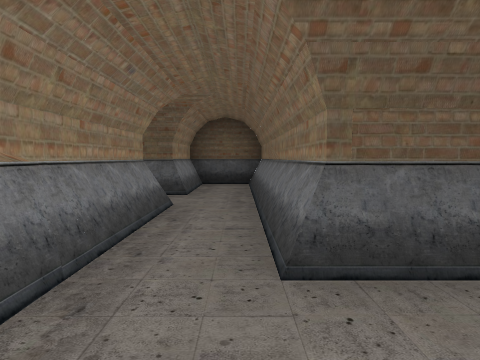
[1] (above)

24 first-person views from a walk through a level from a Godot 3-D game. The camera is 1.4 m above the floor, tilts 4° down and sees 75° across. The floor is counted in squares, 2 m on a side. Each view is taken from the middle of a square. On the plan, view 1 faces up. The plan holds only what a view shows up to about 10 squares ahead; the rest is blank. Characters and animated objects are not drawn.

[2]
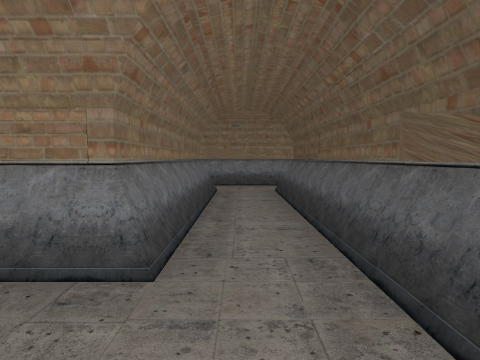

[3]
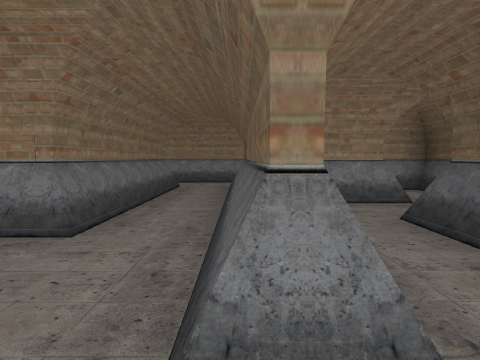

[4]
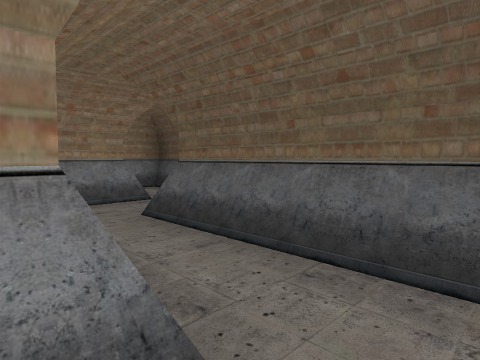

[5]
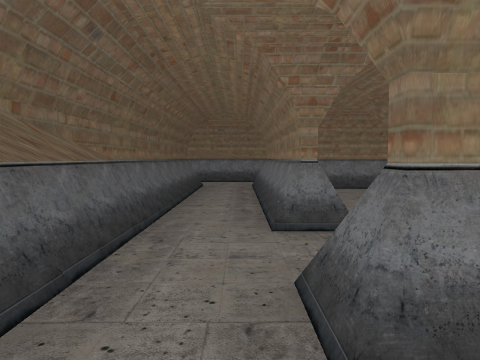

[6]
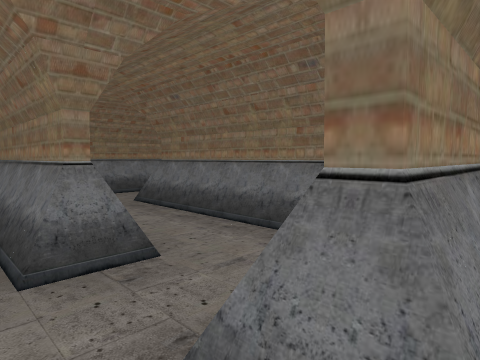

[7]
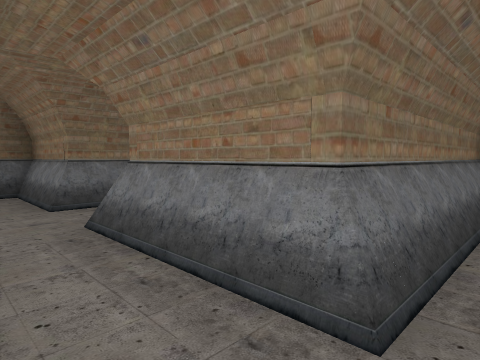

[8]
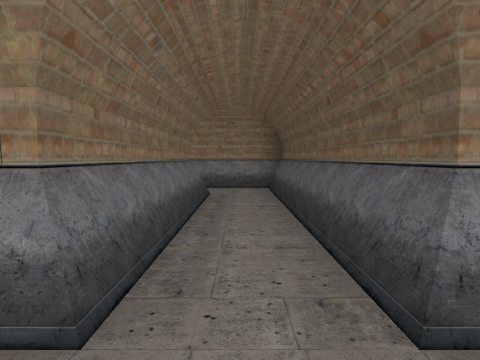

[9]
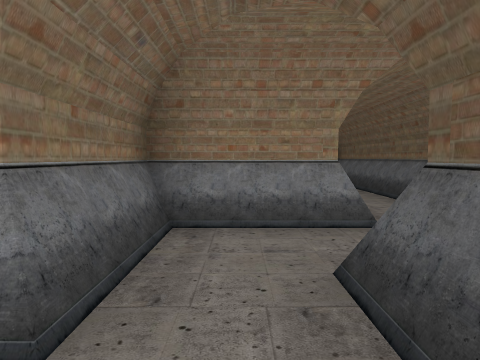

[10]
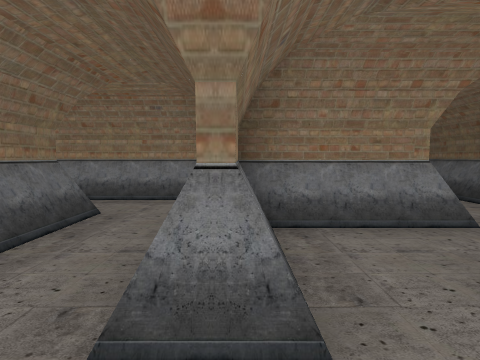

[11]
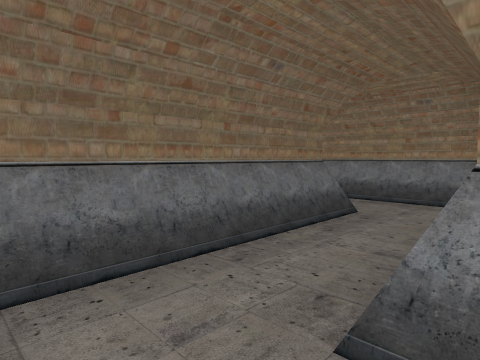

[12]
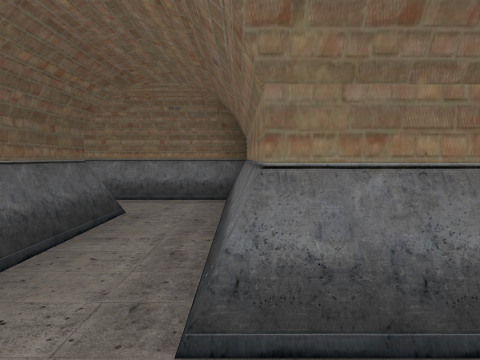

[13]
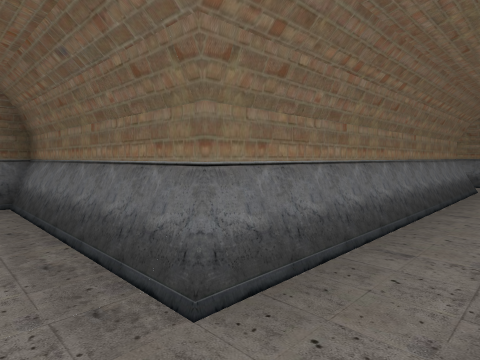

[14]
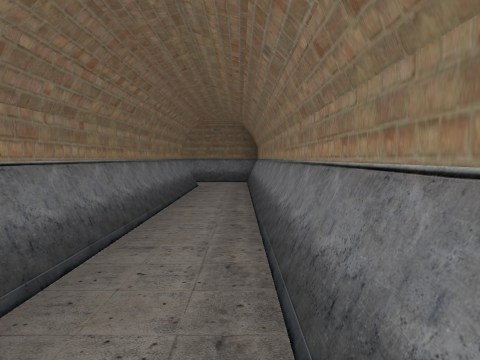

[15]
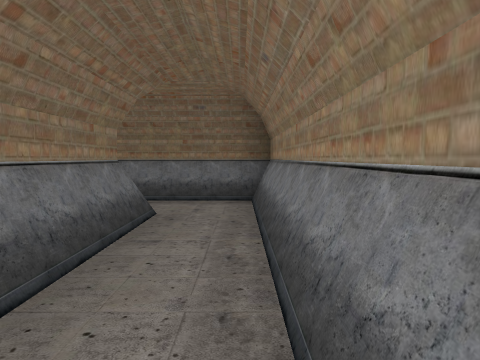

[16]
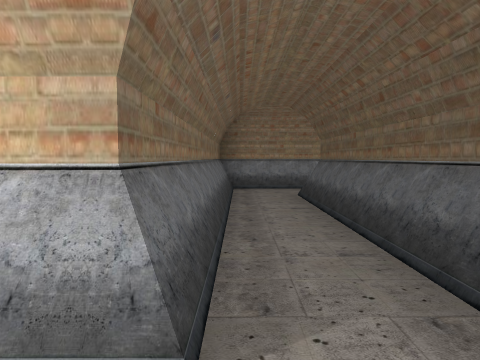

[17]
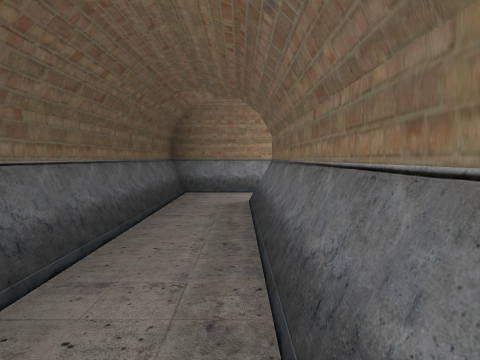

[18]
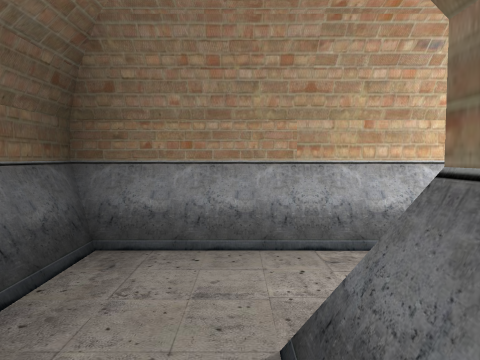

[19]
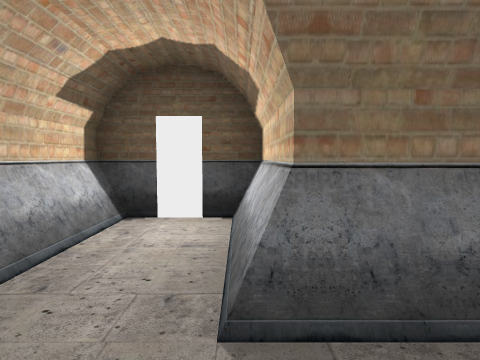

[20]
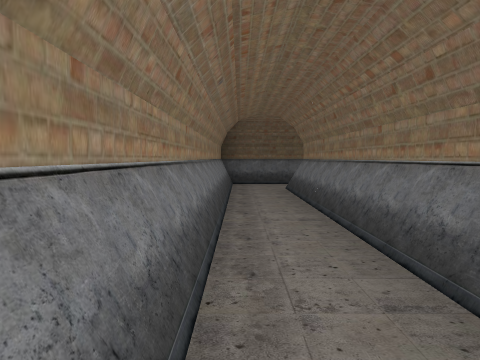

[21]
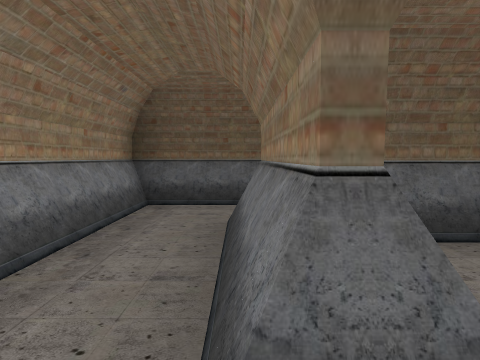

[22]
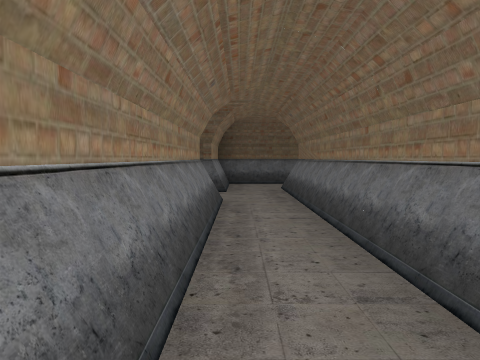

[23]
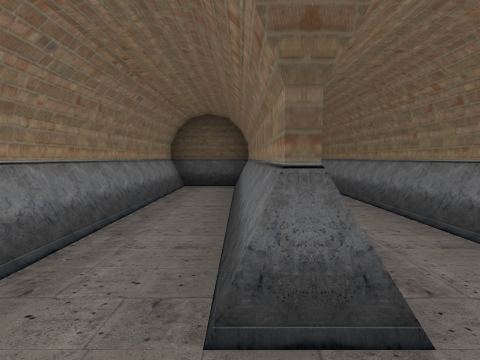

[24]
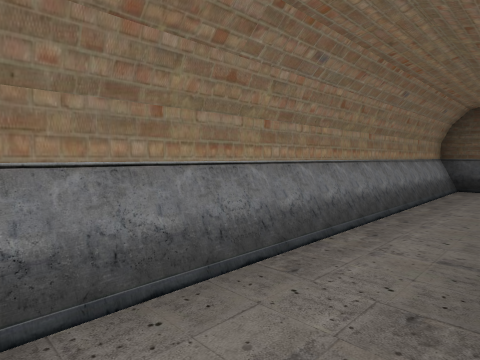

### Floor plan
Key: @ floor where view 1 was taken; # wall or solid block; . main floor; : floor 0.25 m higher than the main floor; / step, stairs or slope.
Columns run from 10 left of view 1 to 8 right of it. Each row starts with its distance up from view 1.
  9          ###
  8          #.#
  7          #.#
  6   ########.##
  5  ..........#..
  4   #.:#####.# #.####
  3   #...../#.# #.....
  2   #####//#.#######.
  1       #//#........
  0 #######//#@#####.
 -1 #......./#     #
 -2 #.#####//#
 -3 #.#...#/...#
 -4  .#.#####..#
 -5   ..#/.....#
 -6 ###.#/######
 -7 #.#.#/#
 -8 #.#.#/#
 -9 #.#.#/#
-10 #.#.#/#
-11 #.#.#/#
-12 #.#.#/########
-13 #...#////////#
-14 #.. #.//////.#
-15     ########.#
-16            #.#
-17            ###

Positions as (right, up) in squares from view 1, and headings:
1: (0, 0), facing up
2: (7, 1), facing left
3: (8, 2), facing left
4: (8, 2), facing up-left
5: (-9, 5), facing right
6: (-8, 5), facing down-right
7: (-2, 3), facing down-left
8: (-2, -1), facing left
9: (0, -3), facing left
10: (0, -4), facing left
11: (0, -4), facing down-left
12: (-5, -6), facing right
13: (-5, -5), facing down-right
14: (-5, -5), facing down
15: (-5, -9), facing down
16: (2, -14), facing left
17: (-4, -14), facing right
18: (0, -14), facing right
19: (1, -13), facing down
20: (-5, -13), facing up
21: (-8, -5), facing up
22: (-7, -11), facing up
23: (-8, -14), facing up
24: (-8, -14), facing up-left
